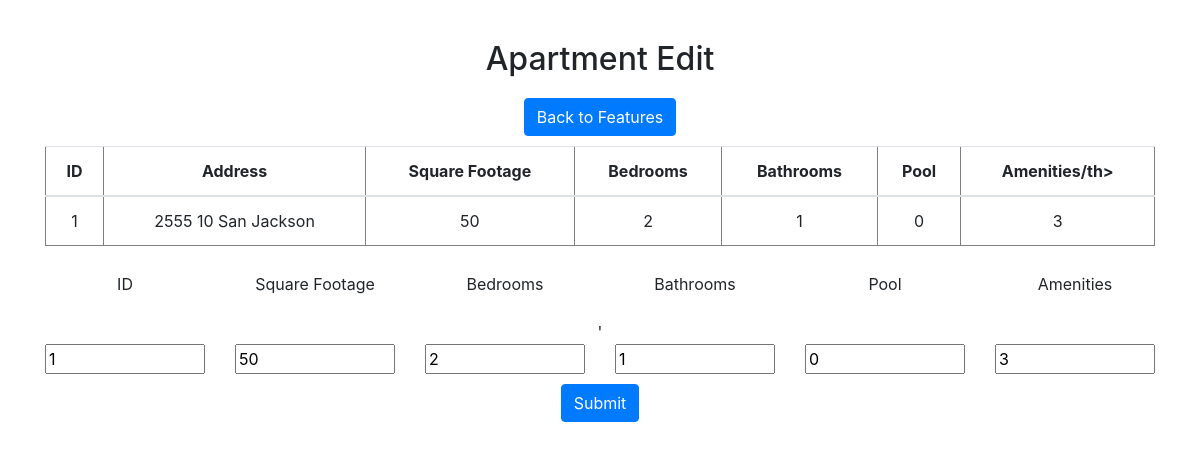
The app's page /featuresedit.php?fid=1 with its own data.
### tables this page shows
CREATE TABLE `Features` (
  `Features_ID` mediumint(8) unsigned NOT NULL auto_increment,
  `Features_SquareFootage` int unsigned default 1,
  `Features_Bedrooms` int unsigned default 1,
  `Features_Bathrooms` int unsigned default 1,
  `Features_Pool` int unsigned default 0,
  `Features_Amenities` int unsigned default 1,

  PRIMARY KEY (`Features_ID`)
) AUTO_INCREMENT=1;

CREATE TABLE `Apartment` (
  `Apartment_ID` mediumint(8) unsigned NOT NULL auto_increment,
  `Apartment_Street` text(30) default NULL,
  `Apartment_Number` mediumint(8) unsigned default NULL,
  `Apartment_StreetNumber` mediumint(8) unsigned default 1000,
  `Apartment_City` text(30) default NULL,
  `Apartment_State` text(30) default NULL,
  `Apartment_County` text(30) default NULL,
  `Apartment_ApartmentPrice` decimal(65,2) default NULL,
  `Apartment_Occupied` bit default 0  ,

  PRIMARY KEY (`Apartment_ID`)
) AUTO_INCREMENT=1;

### featuresedit.php (the view, shortened to what this page needs)
<!DOCTYPE html>
<html>
	<head>
		<link rel="stylesheet" href="https://stackpath.bootstrapcdn.com/bootstrap/4.1.0/css/bootstrap.min.css">
	</head>
		<body>
			<h2 style="margin-bottom:15px;">Apartment Edit</h2>
			<?php
				$servername = "localhost";
				$username = "root";
				$password = "";
				$dbname = "landlord";
				$conn = new mysqli($servername, $username, $password, $dbname);
				$featid = $_GET['fid'];
			?>
			<div class="container linkbutton">
				<a class="btn btn-primary" href="features_v2.php">Back to Features</a><br>
			</div>
			<div class="container">
				<div class="form-group">
				  	<table class= "table" border='1'>
				  		<thread>
							<tr>
								<th scope= "col">ID</th>
								<th scope= "col">Address</th>
								<th scope= "col">Square Footage</th>
								<th scope= "col">Bedrooms</th>
								<th scope= "col">Bathrooms</th>
								<th scope= "col">Pool</th>
								<th scope= "col">Amenities/th>
							</tr>
						</thread>
						<tbody>
							<?php
								$sql = "SELECT A.Apartment_ID, A.Apartment_Street, A.Apartment_Number, A.Apartment_StreetNumber, F.Features_ID, F.Features_SquareFootage, F.Features_Bedrooms, F.Features_Bathrooms, F.Features_Pool, F.Features_Amenities, AF.FA_F, AF.FA_A FROM Features as F, Apartment as A, apar_feat as AF";
								$result = $conn->query($sql);
								if ($result->num_rows > 0)
								{
								    while($row = $result->fetch_assoc())
									{
								        if (($featid == $row['Features_ID']) && ($row['Apartment_ID'] == $row['FA_A']) && ($row['Features_ID'] == $row['FA_F']))
								        {
								        	echo "<tr>";
								        	echo "<td>" . $row['Features_ID'] . "</td>";
									        echo "<td>" . $row['Apartment_Number'] . " " . $row['Apartment_StreetNumber'] . " " . $row['Apartment_Street'] . "</td>";
											echo "<td>" . $row["Features_SquareFootage"] . "</td>";
											$var1 = $row["Features_SquareFootage"];
											echo "<td>" . $row["Features_Bedrooms"] . "</td>";
											$var2 = $row["Features_Bedrooms"];
											echo "<td>" . $row["Features_Bathrooms"] . "</td>";
											$var3 = $row["Features_Bathrooms"];
											echo "<td>" . $row["Features_Pool"] . "</td>";
											$var4 = $row["Features_Pool"];
											echo "<td>" . $row["Features_Amenities"] . "</td>";
											$var5 = $row["Features_Amenities"];
											echo "</tr>";
								        }
								    }
								}
								else
								{
								    echo "0 results<br>------------------------------------------------<br>";
								}
								echo "</div></div></div>";
							?>
			<div class="container">
				<div class="form-group">
				  	<div class="row">
				  		<div class="col-sm">
					    	<label>ID</label>
					    </div>
					    <div class="col-sm">
					    	<label>Square Footage</label>
					    </div>
					    <div class="col-sm">
					    	<label>Bedrooms</label>
					    </div>
					    <div class="col-sm">
					    	<label>Bathrooms</label>
					    </div>
					    <div class="col-sm">
					    	<label>Pool</label>
					    </div>
					    <div class="col-sm">
					    	<label>Amenities</label>
					    </div>
					</div>
					</div>
						<form action= "savefeatures.php" method="POST">'
						<div class = "row">
							<div class="col-sm">
								<input type="number" name="featid" value= "<?php echo $featid; ?>" readonly>
							</div>
							<div class="col-sm">
								<input type="number" name="sq" value= "<?php echo $var1; ?>">
							</div>
							<div class="col-sm">
								<input type="number" name="bed" value= "<?php echo $var2; ?>">
							</div>
							<div class="col-sm">
								<input type="number" name="bath" value= "<?php echo $var3; ?>">
							</div>
							<div class="col-sm">
								<input type="number" name="pool" value= "<?php echo $var4; ?>">
							</div>
							<div class="col-sm">
								<input type="number" name="am" value= "<?php echo $var5; ?>">
							</div>
						</div>
					</div>
					<div class="container linkbutton">
						<button type="submit" class="btn btn-primary">Submit</button>
					</div>
		</body>
</html>

### featuresedit.php (style rules this page uses)
body { margin-top:40px; text-align: center; }
.container { padding-top: 5px; padding-bottom: 5px; }
.container input { width: 100%; clear: both; }
.linkbutton { padding-top: 5px; padding-bottom: 5px; padding-left: 5px; padding-right: 5px; }

### records on screen
features: Features_ID "1", apartment.Apartment_Number "2555", apartment.Apartment_StreetNumber "10", apartment.Apartment_Street "San Jackson", Features_SquareFootage "50", Features_Bedrooms "2", Features_Bathrooms "1", Features_Pool "0", Features_Amenities "3", sq "50", bed "2", bath "1", pool "0", am "3"
